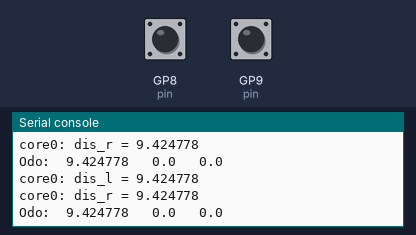
This program was run on a simulated Raspberry Pi Pico running MicroPython. Parts: the last lines printed to the serial console. The test bench sets the inputs (shaded band); at power-on: GP8 (pin) LOW, GP9 (pin) LOW. Threads take turns every 2 ms; the clock reads 2024-03-15 10:24:30 at power-on unless the program sets it.

Above: at 1.2 s.
1.3 s: GP8 (pin) pulled HIGH for 0.15 s
At 1.55 s:
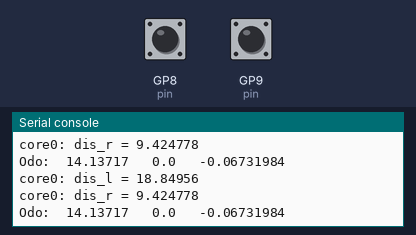
2.9 s: GP9 (pin) pulled HIGH for 0.15 s
At 3.08 s:
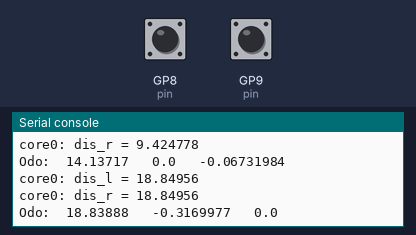
4.5 s: GP8 (pin) pulled HIGH for 1 s
At 5.53 s:
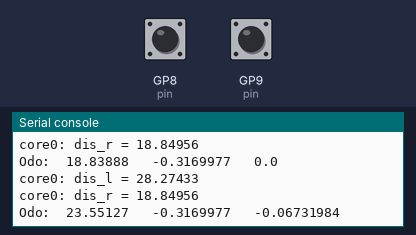
7.0 s: GP9 (pin) pulled HIGH for 1 s
At 8.09 s:
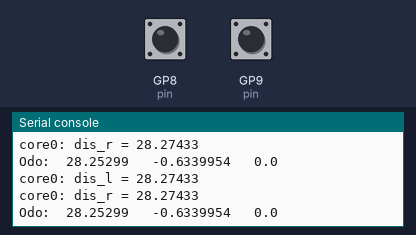
Timing chart, 0 to 10.0 s (numbered marks = the images above; inputs shaded):
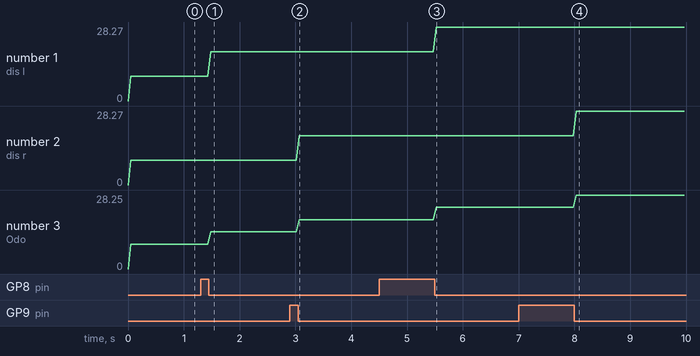

The program:

thread.py
```python
import machine
from time import sleep
import _thread
from photo import Photo
from odometry import Odometry
import utime

def core1_thread(distance):
    global run_core1
    #global counter
    global dis_l
    global dis_r
    from photo import Photo
    while not run_core1:
        pass

    print("start core1")
    #counter = 0
    dis_l = 0
    dis_r = 0
    photo_l = Photo(pin = 8)
    photo_r = Photo(pin = 9)
    while True:
        dis_l = photo_l.count_distance()
        dis_r = photo_r.count_distance()
        utime.sleep(0.005)
        #counter += 1
        if dis_l > distance and dis_r > distance:
            break

global run_core1
global counter
global dis_l
global dis_r

run_core1=False
print("start core0")


second_thread = _thread.start_new_thread(core1_thread, (200,))
odo = Odometry()
#counter = 0
#output = 0
dis_l = 0
dis_r = 0
while True:
    #output = counter+1
    #print("core0: ",output)
    print("core0: dis_l =",dis_l)
    print("core0: dis_r =",dis_r)
    odo.update(dis_l, dis_r)
    print("Odo: ", odo.x, " ", odo.y, " ", odo.theta)
    run_core1=True
    sleep(0.05)
    if dis_l > 200:
        break
```

photo.py
```python
from machine import Pin
import time, utime
import math

class Photo:
    def __init__(self, pin = 2):

        self.light_in_pin = Pin(pin, Pin.IN, Pin.PULL_DOWN)
        self.wheel_d = 60
        self.hole = 20
        self.distance = 0
        self.is_light = 0
        self.delta_d = 0

    def count_distance(self):

        start_time = time.time()

        if self.light_in_pin.value() == 0 and self.is_light == 0:
            self.delta_d = (math.pi) * self.wheel_d / self.hole
            self.distance += self.delta_d
            time1 = time.time()
            self.is_light = 1
        elif self.light_in_pin.value() == 1 and self.is_light == 1:
            self.is_light = 0

        return self.distance


    def zero(self):
        self.distance = 0

# photo = Photo(pin = 9)
# while True:
#     d = photo.count_distance()
#     utime.sleep(0.005)
#     print(d)
#     if d >= 100:
#         break
# print('fuck you')
```

odometry.py
```python
import math

class Odometry:
    def __init__(self):
        self.x = 0
        self.y = 0
        self.theta = 0
        self.L = 140
        self.l_last = 0
        self.r_last = 0

    def update(self, d_left = 0, d_right = 0):

        delta_l = d_left - self.l_last
        delta_r = d_right - self.r_last
        self.l_last = d_left
        self.r_last = d_right

        d_center = (delta_l + delta_r) / 2
        phi = (delta_r - delta_l) / self.L
#         phi = (delta_l - delta_r) / self.L
#         self.x += d_center * math.cos(self.theta + phi / 2)
#         self.y += d_center * math.sin(self.theta + phi / 2)
        self.x += d_center * math.cos(self.theta)
        self.y += d_center * math.sin(self.theta)
        self.theta += phi
        return self.x, self.y, self.theta

    def zero(self):
        self.x = 0
        self.y = 0
        self.theta = 0
        self.l_last = 0
        self.r_last = 0
```

Measured:
- after the input at 1.3 s, the serial console: prints a new line after 0.18 s (image 1)
- after the input at 2.9 s, the serial console: prints a new line after 0.17 s (image 2)
- after the input at 4.5 s, the serial console: prints a new line after 1.0 s (image 3)
- after the input at 7.0 s, the serial console: prints a new line after 1.0 s (image 4)
- plotted number 1: 9.42 → 18.85 after the input at 1.3 s, 18.85 → 28.27 after the input at 4.5 s
- plotted number 3: 9.42 → 14.14 after the input at 1.3 s, 14.14 → 18.84 after the input at 2.9 s, 18.84 → 23.55 after the input at 4.5 s, 23.55 → 28.25 after the input at 7.0 s
